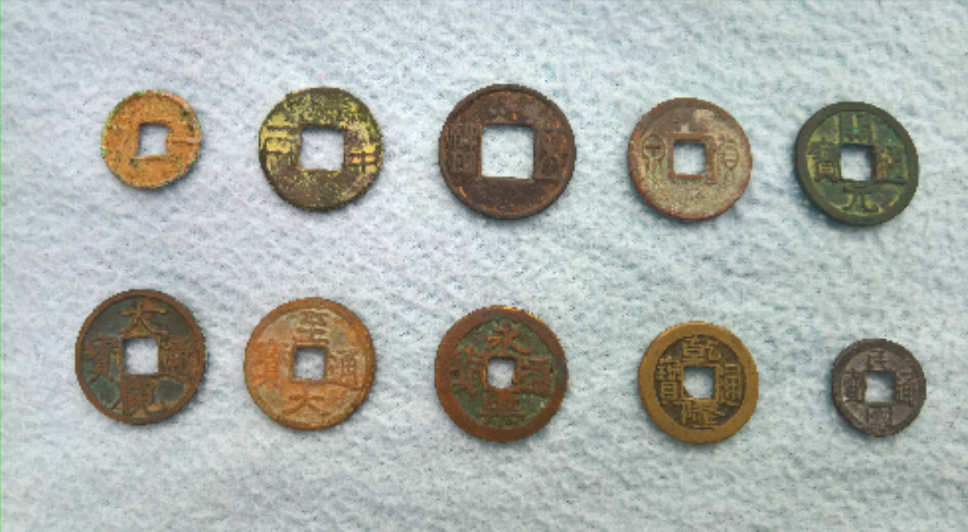
//> input picture resources/images/CoinsB.png, 968 x 532 px
$ ./mainb   (built with g++ and OpenCV 4)
//> lines starting //> are read from the running program, lines starting //| are printed output that depends on the picture; after the words box and inside, x2 and y2 are one past the last pixel; in counts of white or black regions, pixels touching at a corner belong together
// System includes
#include <vector>
#include <iostream>
#include <fstream>

// OpenCV includes
#include <opencv2/opencv.hpp>
#include <opencv2/core.hpp>
#include <opencv2/imgproc.hpp>
#include <opencv2/core.hpp>
#include <opencv2/dnn.hpp>
#include <opencv2/imgproc.hpp>
#include <opencv2/freetype.hpp>
#include <opencv2/videoio.hpp>
#include <opencv2/highgui.hpp>


// Using namespace to nullify use of cv::function(); syntax
using namespace cv;
using namespace std;


Mat displayConnectedComponents(Mat &img) {
 // Make a copy of the image
 Mat imLabels = img.clone();

 // First let's find the min and max values in imLabels
 Point minLoc, maxLoc;
 double min, max;

 // The following line finds the min and max pixel values
 // and their locations in an image.
 minMaxLoc(imLabels, &min, &max, &minLoc, &maxLoc);

 // Normalize the image so the min value is 0 and max value is 255.
 imLabels = 255 * (imLabels - min) / (max - min);

 // Convert image to 8-bits
 imLabels.convertTo(imLabels, CV_8U);

 // Apply a color map
 Mat imColorMap;
 applyColorMap(imLabels, imColorMap, COLORMAP_JET);

 return imColorMap;
}


// Main function
int main() {
  string imagePath = "/home/oa/Dropbox/code/darkest/resources/images/CoinsB.png";
  Mat image = imread(imagePath);
//> image is the input picture: 532 rows x 968 cols, CV_8UC3; mean B, G, R 170.4, 176.5, 172.3
  Mat imageCopy = image.clone();
  // Create a window to display results and set the flag to Autosize
  string windowName = "Show Image";
  namedWindow(windowName, WINDOW_NORMAL);
  ///
  /// YOUR CODE HERE
  ///
  Mat imageGray;
  cvtColor(imageCopy, imageGray, COLOR_BGR2GRAY);
  ///
  /// YOUR CODE HERE
  ///
  Mat channel[3];
  split(imageCopy, channel);
  Mat imageB = channel[0];
  Mat imageG = channel[1];
  Mat imageR = channel[2];
  ///
  /// YOUR CODE HERE
  ///
  Mat thresholdedImage = imageGray.clone();
  threshold(channel[0], thresholdedImage, 128, 255, THRESH_BINARY);
//> thresholdedImage: 532 rows x 968 cols, CV_8UC1; 77.2% white; 30 black regions (20 under 20 px), largest, box (x1, y1, x2, y2) and area: (434, 305, 569, 449) 14600, (243, 297, 378, 434) 13782, (75, 289, 210, 429) 13731
  ///
  /// YOUR CODE HERE
  ///
  Mat kernel1 = getStructuringElement(cv::MORPH_ELLIPSE, cv::Size(7,7));
  Mat kernel2 = getStructuringElement(cv::MORPH_ELLIPSE, cv::Size(3,3));
  Mat imageEroded;
  erode(thresholdedImage, imageEroded, kernel1);
//> imageEroded: 532 rows x 968 cols, CV_8UC1; 73.9% white; 24 black regions, largest, box (x1, y1, x2, y2) and area: (431, 302, 572, 452) 16211, (72, 286, 213, 432) 15450, (240, 294, 381, 437) 15368
  ///
  /// YOUR CODE HERE
  ///
  Mat imageDilated;
  dilate(imageEroded, imageDilated, kernel1);
//> imageDilated: 532 rows x 968 cols, CV_8UC1; 77% white; 26 black regions (16 under 20 px), largest, box (x1, y1, x2, y2) and area: (434, 305, 569, 449) 14648, (243, 297, 378, 434) 13825, (75, 289, 210, 429) 13793
  dilate(imageDilated, imageDilated, kernel1);
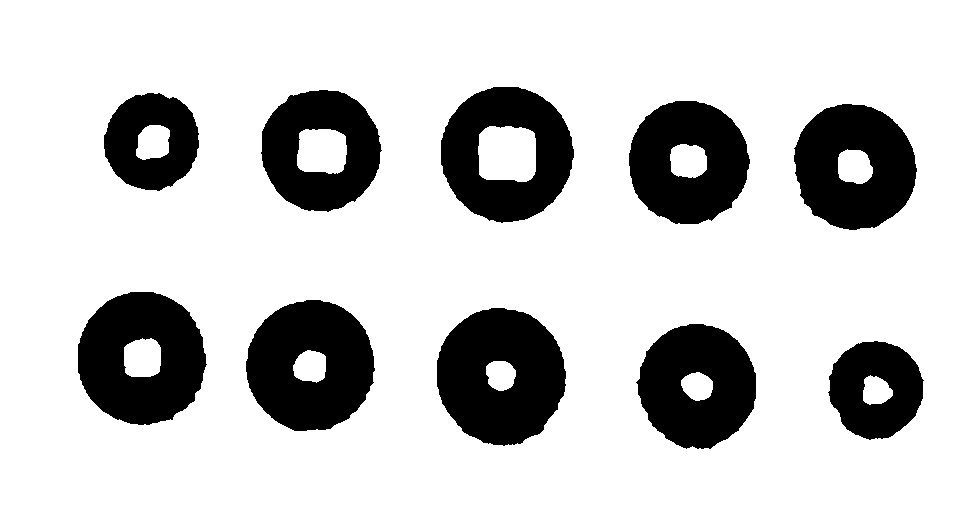
//> imageDilated: 532 rows x 968 cols, CV_8UC1; 80% white; 10 black regions, largest, box (x1, y1, x2, y2) and area: (437, 308, 566, 446) 13087, (246, 300, 375, 431) 12284, (78, 292, 207, 425) 12152
  // Setup SimpleBlobDetector parameters.
  SimpleBlobDetector::Params params;
  params.blobColor = 0;
  params.minDistBetweenBlobs = 2;
  // Filter by Area
  params.filterByArea = false;
  // Filter by Circularity
  params.filterByCircularity = true;
  params.minCircularity = 0.8;
  // Filter by Convexity
  params.filterByConvexity = true;
  params.minConvexity = 0.8;
  // Filter by Inertia
  params.filterByInertia = true;
  params.minInertiaRatio = 0.8;
  // Set up detector with params
  Ptr<SimpleBlobDetector> detector = SimpleBlobDetector::create(params);
  // Detect blobs
  ///
  /// YOUR CODE HERE
  ///
  // Detect blobs in the image
  vector<KeyPoint> keypoints;
  detector->detect(255-imageDilated, keypoints);
//> keypoints = 10 keypoints; (x, y, size): (688, 162, 120.7), (697, 385, 119.6), (151, 141, 94.9), (876, 389, 94.7), (507, 153, 61.9), (321, 150, 51.4), (142, 358, 40.7), (854, 166, 36.2), (310, 366, 33.8), (500, 375, 31.2)
  // Print number of coins detected
  ///
  /// YOUR CODE HERE
  ///
  std::cout << "Number of coins detected: " << keypoints.size() << std::endl;
//| Number of coins detected: 10
  // Mark coins using image annotation concepts we have studied so far
  int x, y;
  int radius;
  double diameter;
  ///
  /// YOUR CODE HERE
  ///
  // Draw detected blobs on the image
  for (KeyPoint& keypoint : keypoints) {
    circle(imageCopy, keypoint.pt, keypoint.size, Scalar(0, 255, 0), 1);
    drawMarker(imageCopy, keypoint.pt, Scalar(0, 255, 0), MARKER_CROSS, keypoint.size, 1);
  }
//> this loop made 10 passes
//> keypoint on passes 1 to 10: keypoint at (500.4, 375.2), size 31.2, keypoint at (310, 365.6), size 33.8, keypoint at (875.5, 388.9), size 94.7, keypoint at (141.7, 357.8), size 40.7, keypoint at (696.9, 385.3), size 119.6, keypoint at (854.2, 166.3), size 36.2, keypoint at (320.9, 150.1), size 51.4, keypoint at (506.6, 153.4), size 61.9, keypoint at (688, 161.7), size 120.7, keypoint at (151.3, 141), size 94.9
//> pass 1, `drawMarker(imageCopy, keypoint.pt, Scalar(0, 255, 0), MARKER_CROSS, ke..`:
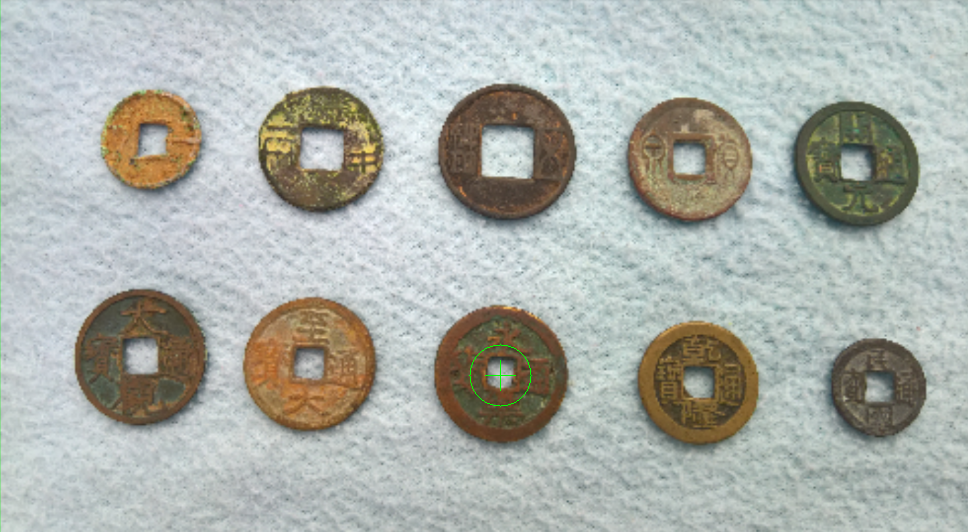
//> imageCopy: 532 rows x 968 cols, CV_8UC3; 233 pixels changed, all inside (x1, y1, x2, y2) = (469, 344, 532, 407)
//> after the loop:
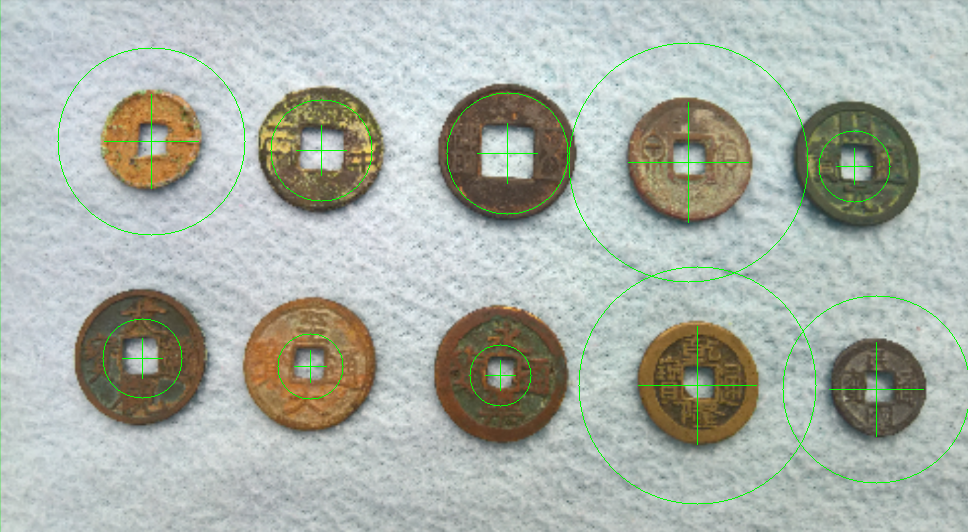
//> imageCopy: 532 rows x 968 cols, CV_8UC3; mean B, G, R 169, 177.5, 170.8
  Mat colorMap = displayConnectedComponents(imageDilated);
//> in displayConnectedComponents, `minMaxLoc(imLabels, &min, &max, &minLoc, &maxLoc);`: min = 0; max = 255; minLoc = Point(493, 87); maxLoc = Point(0, 0)
  ///
  /// Detect coins using Contour Detection
  ///
  ///
  /// YOUR CODE HERE
  ///
  // Apply Gaussian blur to reduce noise
  Mat blurredImage;
  GaussianBlur(imageDilated, blurredImage, Size(7, 7), 0);

  // Apply Canny edge detection
  Mat edgesImage;
  Canny(imageDilated, edgesImage, 50, 150);
//> edgesImage: 532 rows x 968 cols, CV_8UC1; 1% white in thin lines or dots, all inside (x1, y1, x2, y2) = (77, 86, 924, 449)

  // Find contours in the binary image
  vector<vector<Point>> contours;
  vector<Vec4i> hierarchy;
  findContours(edgesImage, contours, hierarchy, RETR_EXTERNAL, CHAIN_APPROX_SIMPLE);
//> contours = 10 contours; largest, box (x1, y1, x2, y2) and area: (440, 86, 574, 223) 14068, (436, 307, 566, 446) 13842, (77, 291, 207, 425) 13452, (245, 299, 375, 431) 13174, (793, 103, 917, 230) 12070

  // Draw detected contours on the image
  Mat drawing = image.clone();
  for (vector<Point>& contour : contours) {
    drawContours(drawing, vector<vector<Point>>{contour}, -1, Scalar(0, 0, 255), 2);
  }
//> this loop made 10 passes
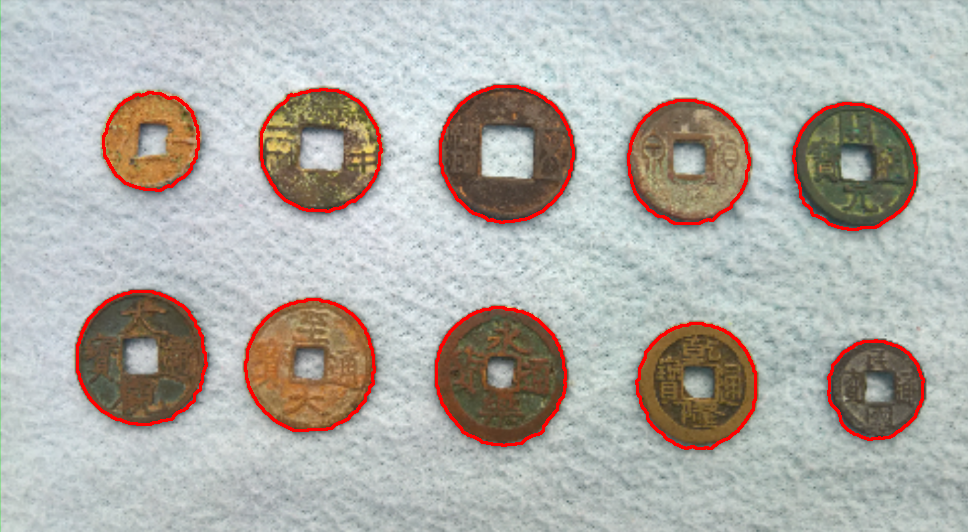
//> drawing: 532 rows x 968 cols, CV_8UC3; 2.56% of pixels changed, all inside (x1, y1, x2, y2) = (76, 85, 925, 450)

  // Remove the inner contours
  // Display the result
  ///
  /// YOUR CODE HERE
  ///
  // Apply Gaussian blur to reduce noise
  Mat blurredImageOuter;
  GaussianBlur(imageDilated, blurredImageOuter, Size(7, 7), 0);

  // Apply Canny edge detection
  Mat edgesImageOuter;
  Canny(blurredImageOuter, edgesImageOuter, 50, 150);
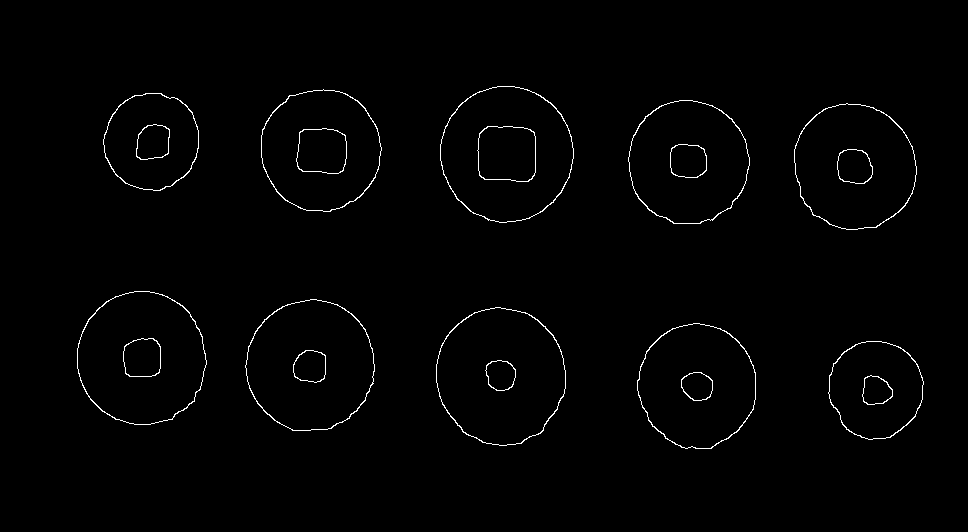
//> edgesImageOuter: 532 rows x 968 cols, CV_8UC1; 1.1% white in thin lines or dots, all inside (x1, y1, x2, y2) = (77, 86, 924, 449)

  // Find contours in the binary image
  vector<vector<Point>> contoursOuter;
  vector<Vec4i> hierarchyOuter;
  findContours(edgesImageOuter, contoursOuter, hierarchyOuter, RETR_EXTERNAL, CHAIN_APPROX_SIMPLE);
//> contoursOuter = 10 contours; largest, box (x1, y1, x2, y2) and area: (440, 86, 574, 223) 14074, (436, 307, 566, 446) 13852, (77, 291, 207, 425) 13468, (245, 299, 375, 431) 13178, (794, 103, 917, 230) 12070

  std::cout << "Number of outer contours: " << contoursOuter.size() << std::endl;
//| Number of outer contours: 10
  // Draw detected outer contours on the image
  Mat drawingOuter = image.clone();
  for (vector<Point>& contour : contoursOuter) {
    drawContours(drawingOuter, vector<vector<Point>>{contour}, -1, Scalar(0, 0, 255), 2);
  }
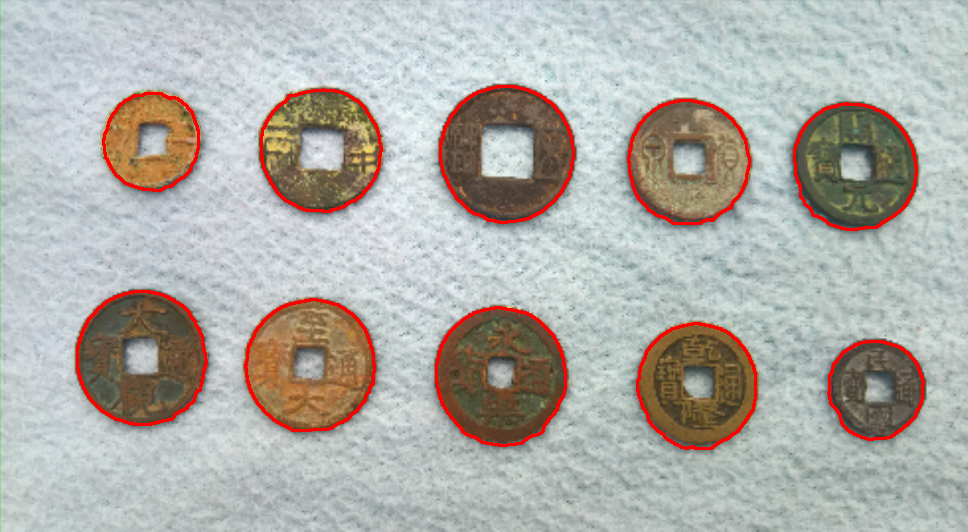
//> drawingOuter: 532 rows x 968 cols, CV_8UC3; 2.55% of pixels changed, all inside (x1, y1, x2, y2) = (76, 85, 925, 450)

  // Print area and perimeter of all contours
  ///
  /// YOUR CODE HERE
  ///
  double area;
  double perimeter;
  for (size_t i=0; i < contours.size(); i++) {
    area = contourArea(contours[i]);
    perimeter = arcLength(contours[i],true);
    cout << "Contour #" << i+1 << " has area = " << area << " and perimeter = " << perimeter << endl;
  }
//> this loop made 10 passes
//> (area, perimeter) on passes 1 to 10: (7207, 324), (11473.5, 406.7), (13842.5, 445.2), (13174.5, 433.5), (13451.5, 439.1), (12070, 414.8), (11667, 409.2), (7236, 324.9), (11463.5, 407.1), (14067.5, 446.9)
//| Contour #1 has area = 7207 and perimeter = 324.049
//| Contour #2 has area = 11473.5 and perimeter = 406.718
//| Contour #3 has area = 13842.5 and perimeter = 445.203
//| Contour #4 has area = 13174.5 and perimeter = 433.546
//| Contour #5 has area = 13451.5 and perimeter = 439.061
//| Contour #6 has area = 12070 and perimeter = 414.818
//| Contour #7 has area = 11667 and perimeter = 409.161
//| Contour #8 has area = 7236 and perimeter = 324.877
//> (output is shown up to pass 8 of 10)
  // Print maximum area of contour
  // This will be the box that we want to remove
  ///
  /// YOUR CODE HERE
  ///
  double area2;
  double areaMax=0;
  double perimeter2;
  for (size_t i=0; i < contours.size(); i++){
    area2 = contourArea(contours[i]);
    perimeter2 = arcLength(contours[i],true);
    areaMax = (area2 > areaMax) ? area2 : areaMax;
  }
//> this loop made 10 passes
//> (area2, perimeter2, areaMax) on passes 1 to 10: (7207, 324, 7207), (11473.5, 406.7, 11473.5), (13842.5, 445.2, 13842.5), (13174.5, 433.5, 13842.5), (13451.5, 439.1, 13842.5), (12070, 414.8, 13842.5), (11667, 409.2, 13842.5), (7236, 324.9, 13842.5), (11463.5, 407.1, 13842.5), (14067.5, 446.9, 14067.5)
//> after the loop, areaMax = 14067.5
  cout << "Maximum area of contour = " << areaMax << endl;
//| Maximum area of contour = 14067.5
  // Fit circles on coins
  ///
  /// YOUR CODE HERE
  ///
  Mat fitCirclesImg = image.clone();
  RotatedRect rellipse;
  for (size_t i=0; i < contours.size(); i++){
    // Fit an ellipse
    // We can fit an ellipse only
    // when our contour has minimum
    // 5 points
    if (contours[i].size()<5)
      continue;
    rellipse = fitEllipse(contours[i]);
    ellipse(fitCirclesImg, rellipse, Scalar(255,0,125), 2);
  }
//> this loop made 10 passes
//> rellipse on passes 1 to 10: centre (875.3, 388.9), size (94, 98.3), angle 173.9, centre (696.7, 385.3), size (117.7, 124.2), angle 175.4, centre (500.3, 375.5), size (128.7, 137.1), angle 171.3, centre (309.9, 365), size (127.8, 131.5), angle 16, centre (141.1, 357.7), size (128.7, 133.4), angle 172.5, centre (854, 166.2), size (120.9, 127.6), angle 152.7, centre (687.8, 161.6), size (120.5, 123.6), angle 174.1, centre (151.1, 140.9), size (94.4, 97.5), angle 23.2, centre (320.3, 149.4), size (119.6, 122.4), angle 167.5, centre (506.2, 153.3), size (132, 135.5), angle 173.7
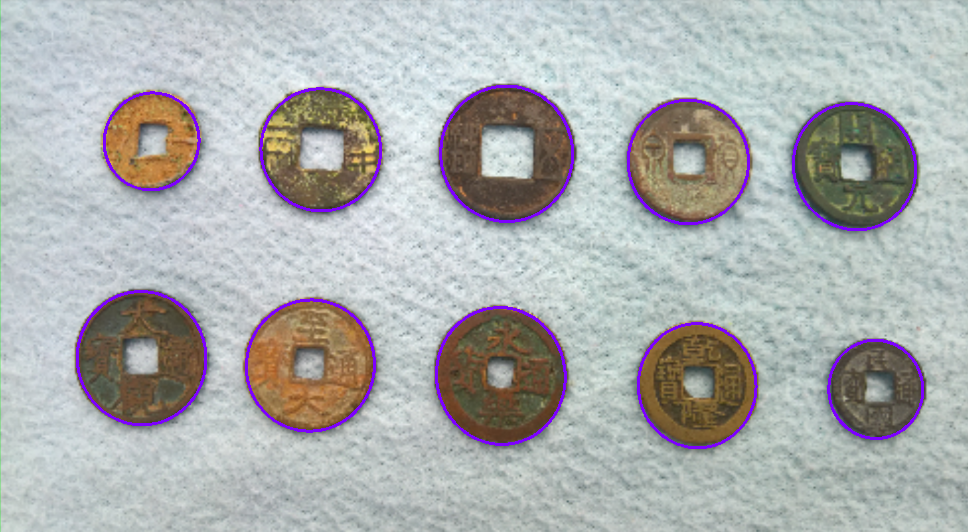
//> fitCirclesImg: 532 rows x 968 cols, CV_8UC3; 2.19% of pixels changed, all inside (x1, y1, x2, y2) = (76, 85, 924, 449)

  // Display image
  imshow(windowName, fitCirclesImg);

  waitKey(0);
  destroyAllWindows();
  return 0;
}
